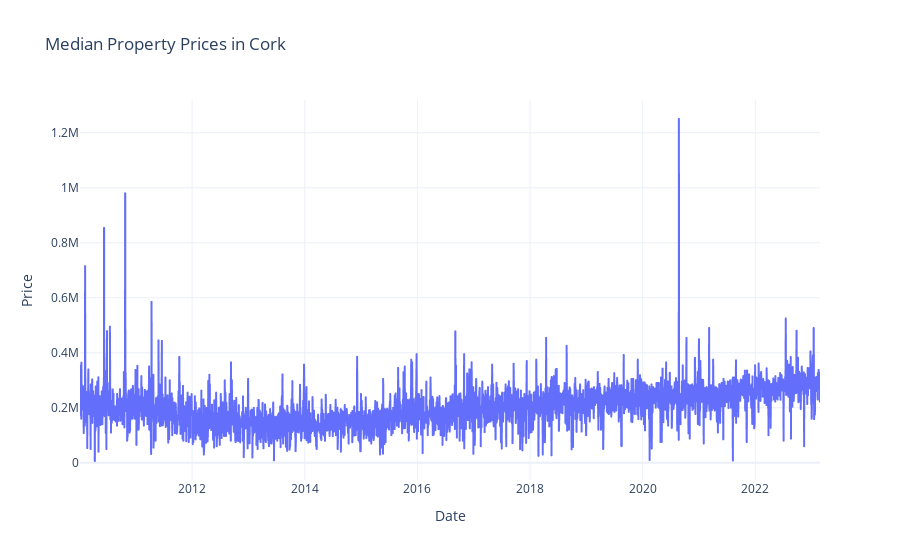

Notebook cell for this chart:
### Markdown cell above
**Median Property Prices in Cork**

### Code cell
import plotly.express as px


# Load the data into a Pandas DataFrame
df = pd.read_csv('PPR-ALL.csv', encoding='cp1252', low_memory=False)

#Fix column names
df.columns = ['Date of Sale', 'Address', 'County', 'Eircode', 'Price',
              'Not Full Market Price', 'VAT Exclusive', 'Description of Property',
              'Property Size']

#Convert Date of Sale column to datetime format
df['Date of Sale'] = pd.to_datetime(df['Date of Sale'], format='%d/%m/%Y')

#Remove currency symbols and commas from Price column
df['Price'] = pd.to_numeric(df['Price'].astype(str).str.replace('€', '').str.replace(',', ''))

# Clean up column names and select relevant columns
df.columns = [col.strip() for col in df.columns]
df_selected = df[['County', 'Price']]

# Get the average price by county
county_prices = df_selected.groupby('County')['Price'].mean().sort_values(ascending=False)

# Select the top 10 counties by price
top_10 = county_prices[:10].reset_index()

# Filter the data to only include properties in Cork
df = df[df['County'] == 'Cork']

# Group the data by date and calculate the median property price
df_grouped = df.groupby('Date of Sale')['Price'].median().reset_index()

# Create the interactive line plot
fig = px.line(df_grouped, x='Date of Sale', y='Price',
              title='Median Property Prices in Cork',
              labels={'Date of Sale': 'Date', 'Price': 'Price'},
              template='plotly_white')

fig.show()

### Figure 1 — Plotly figure (JSON) as saved in the notebook; plotly's stock layout.template omitted (floating-point values rounded to 4 significant figures; data arrays with more than 128 entries replaced by an {"elided": "..."} marker saying what was removed)
{"data": [{"hovertemplate": "Date=%{x}<br>Price=%{y}<extra></extra>", "legendgroup": "", "line": {"color": "#636efa", "dash": "solid"}, "marker": {"symbol": "circle"}, "mode": "lines", "name": "", "showlegend": false, "type": "scattergl", "x": {"elided": "3690 str values"}, "xaxis": "x", "y": {"elided": "3690 float values"}, "yaxis": "y"}], "layout": {"legend": {"tracegroupgap": 0}, "title": {"text": "Median Property Prices in Cork"}, "xaxis": {"anchor": "y", "domain": [0, 1], "title": {"text": "Date"}}, "yaxis": {"anchor": "x", "domain": [0, 1], "title": {"text": "Price"}}}}
